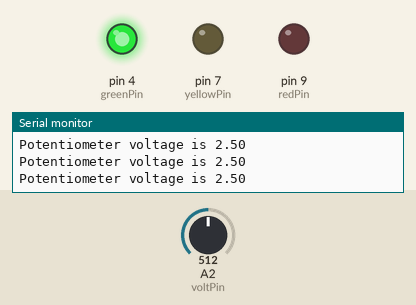
This sketch was run on a simulated Arduino Uno, built with avr-gcc and run on an emulated ATmega328P. Shown: output pins drawn as LEDs (lit = HIGH), the last lines printed to the serial monitor. The inputs (shaded band) are chosen by the test bench; at power-on: A2 (voltPin) = 512.

Above: at 1.2 s.
1.3 s: A2 (voltPin) set to 603
4.3 s: A2 (voltPin) set to 632
At 4.9 s:
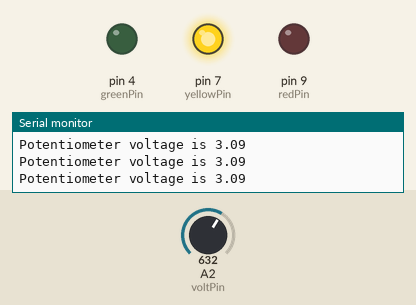
5.8 s: A2 (voltPin) set to 808
7.3 s: A2 (voltPin) set to 833
At 8.4 s:
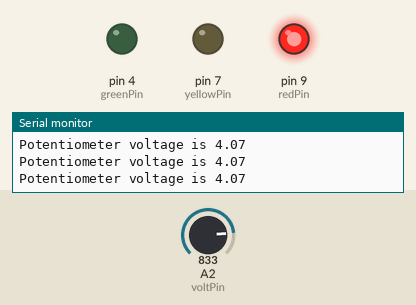
8.8 s: A2 (voltPin) set to 716
At 10.0 s:
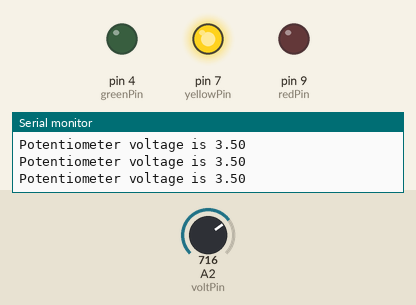
10.3 s: A2 (voltPin) set to 900
At 11.8 s:
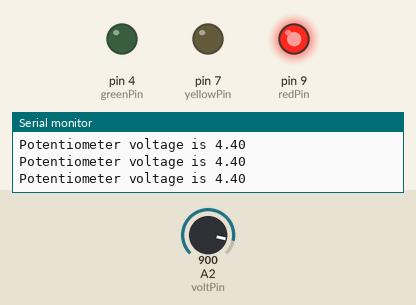
Timing chart, 0 to 13.3 s (numbered marks = the images above; inputs shaded):
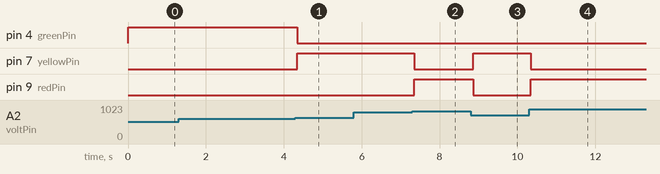

The sketch:

13_potentiometer_led.ino
```cpp
int voltPin = A2;
int redPin = 9;
int yellowPin = 7;
int greenPin = 4;

int readVal;
float outVolt;
int delayTime = 0;

void setup() {
  // put your setup code here, to run once:
Serial.begin(9600);
pinMode(voltPin, INPUT);

pinMode(redPin, OUTPUT);
pinMode(yellowPin, OUTPUT);
pinMode(greenPin, OUTPUT);
}

void loop() {
  // put your main code here, to run repeatedly:
readVal = analogRead(voltPin);
outVolt = (5./1023.)*readVal;
Serial.print("Potentiometer voltage is ");
Serial.println(outVolt);

if(outVolt > 4.){
  digitalWrite(redPin,HIGH);
  digitalWrite(yellowPin, LOW);
  digitalWrite(greenPin, LOW);
}
else{
  if(outVolt > 3.){
    digitalWrite(redPin,LOW);
    digitalWrite(yellowPin, HIGH);
    digitalWrite(greenPin, LOW);
  }
  else{
    digitalWrite(redPin,LOW);
    digitalWrite(yellowPin, LOW);
    digitalWrite(greenPin, HIGH);
    }
}

delay(delayTime);
}
```

Measured:
- the behaviour switches between 613 and 614 on A2 (voltPin) (found by bisection; images 0 and 1)
- the behaviour switches between 818 and 819 on A2 (voltPin) (found by bisection; images 1 and 2)
- after the input at 4.3 s, pin 4 (greenPin): HIGH → LOW after 0.05 s; pin 7 (yellowPin): LOW → HIGH after 0.05 s
- after the input at 7.3 s, pin 7 (yellowPin): HIGH → LOW after 0.05 s; pin 9 (redPin): LOW → HIGH after 0.05 s
- after the input at 8.8 s, pin 7 (yellowPin): LOW → HIGH after 0.06 s; pin 9 (redPin): HIGH → LOW after 0.06 s
- after the input at 10.3 s, pin 7 (yellowPin): HIGH → LOW after 0.05 s; pin 9 (redPin): LOW → HIGH after 0.05 s
